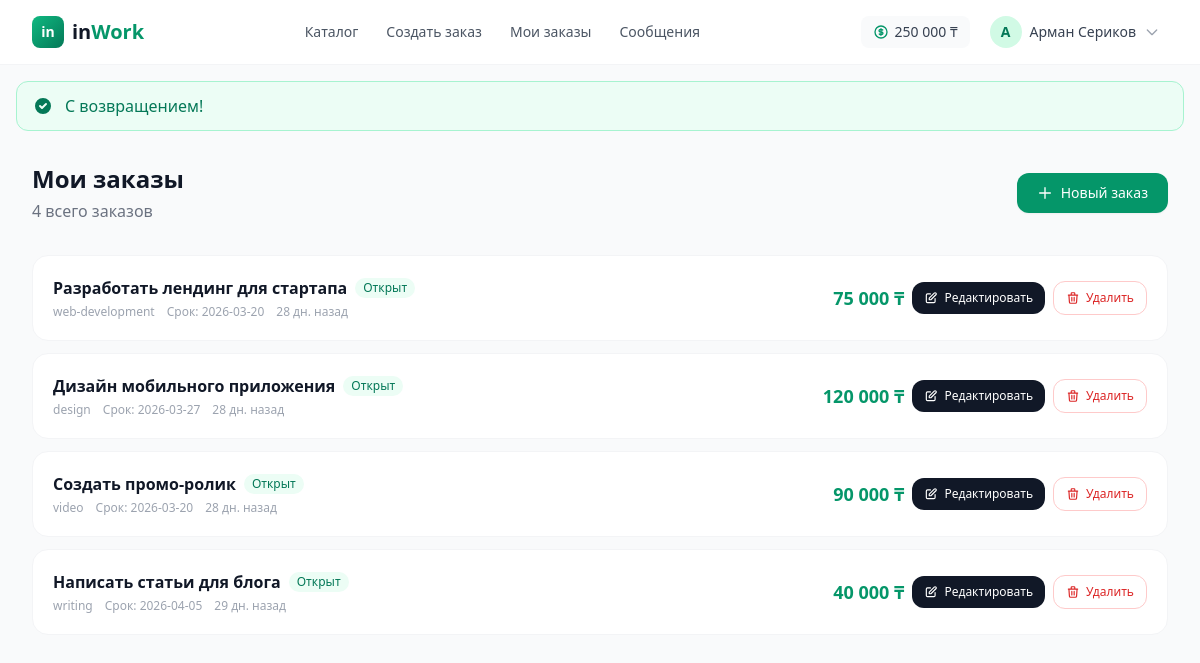
The page /in-work/public/my-orders (signed in) on the database its author committed.
### tables this page shows
CREATE TABLE orders (
    id INT UNSIGNED AUTO_INCREMENT PRIMARY KEY,
    client_id INT UNSIGNED NOT NULL,
    freelancer_id INT UNSIGNED DEFAULT NULL,
    title VARCHAR(255) NOT NULL,
    description TEXT NOT NULL,
    category VARCHAR(50) NOT NULL,
    budget DECIMAL(12,2) NOT NULL,
    final_price DECIMAL(12,2) DEFAULT NULL,
    deadline DATE NOT NULL,
    status ENUM('open', 'in_progress', 'completed', 'cancelled', 'dispute') NOT NULL DEFAULT 'open',
    delivered_at TIMESTAMP NULL DEFAULT NULL,
    delivery_message TEXT DEFAULT NULL,
    created_at TIMESTAMP NOT NULL DEFAULT CURRENT_TIMESTAMP,
    updated_at TIMESTAMP NOT NULL DEFAULT CURRENT_TIMESTAMP ON UPDATE CURRENT_TIMESTAMP,
    FOREIGN KEY (client_id) REFERENCES users(id) ON DELETE CASCADE,
    FOREIGN KEY (freelancer_id) REFERENCES users(id) ON DELETE SET NULL,
    INDEX idx_orders_status (status),
    INDEX idx_orders_category (category),
    INDEX idx_orders_client (client_id),
    INDEX idx_orders_freelancer (freelancer_id),
    INDEX idx_orders_created (created_at),
    INDEX idx_orders_budget (budget)
);

### app/controllers/OrderController.php (called while the page is built, shortened)
<?php
class OrderController extends Controller
{
    private Order $orderModel;
    public function __construct()
    {
        $this->orderModel = new Order();
    }
    public function myOrders(): void
    {
        $page = max(1, (int) ($this->input('page', 1)));
        $user = $this->currentUser();
        if ($user['role'] === 'client') {
            $orders = $this->orderModel->getClientOrders($user['id'], $page);
        } else {
            $orders = $this->orderModel->getFreelancerOrders($user['id'], $page);
        }
        $this->view('orders.my_orders', [
            'title'      => 'Мои заказы',
            'orders'     => $orders['items'],
            'pagination' => $orders,
        ]);
    }
}

### public/index.php (called while the page is built, shortened)
<?php
try {
    $appConfig = require ROOT_PATH . '/config/app.php';
    spl_autoload_register(function (string $class) {
        $map = [
            'Core\\'       => ROOT_PATH . '/core/',
            'App\\Controllers\\' => APP_PATH . '/controllers/',
            'App\\Models\\'      => APP_PATH . '/models/',
            'App\\Services\\'    => APP_PATH . '/services/',
            'App\\Middlewares\\'  => APP_PATH . '/middlewares/',
            'App\\Helpers\\'     => APP_PATH . '/helpers/',
        ];
        foreach ($map as $prefix => $baseDir) {
            if (strpos($class, $prefix) === 0) {
                $relativeClass = substr($class, strlen($prefix));
                $file = $baseDir . str_replace('\\', '/', $relativeClass) . '.php';
                if (file_exists($file)) {
                    return;
                }
            }
        }
    });
    require ROOT_PATH . '/app/helpers/functions.php';
    $router = new Core\Router();
    $method = $_SERVER['REQUEST_METHOD'];
    $requestUri = $_SERVER['REQUEST_URI'] ?? '/';
    $path = parse_url($requestUri, PHP_URL_PATH);
    $path = '/' . trim($path, "/ \t\n\r");
    $basePath = $appConfig['base_path'] ?? '/in-work/public';
    $basePath = rtrim($basePath, '/');
    if ($basePath !== '' && (strpos($path, $basePath) === 0)) {
        $suffix = substr($path, strlen($basePath));
        $path = ($suffix === '' || $suffix === '/') ? '/' : ($suffix ?: '/');
    }
    if ($path !== '/') {
        $path = rtrim($path, '/') ?: '/';
    }
    $router->resolve($method, $path);
} catch (Throwable $e) {
    http_response_code(500);
    echo '<h1>Ошибка приложения</h1>';
    echo '<p><strong>' . htmlspecialchars($e->getMessage()) . '</strong></p>';
    echo '<p>Файл: ' . htmlspecialchars($e->getFile()) . ':' . $e->getLine() . '</p>';
    echo '<pre>' . htmlspecialchars($e->getTraceAsString()) . '</pre>';
}

### app/helpers/functions.php (called while the page is built, shortened)
<?php
function e(string $value): string
{
    return htmlspecialchars($value, ENT_QUOTES, 'UTF-8');
}
function url(string $path = ''): string
{
    return APP_URL . '/' . ltrim($path, '/');
}
function current_user(): ?array
{
    return $_SESSION['user'] ?? null;
}
function format_money(float $amount): string
{
    return number_format($amount, 0, '.', ' ') . ' ₸';
}
function time_ago(string $datetime): string
{
    $now = new DateTime();
    $ago = new DateTime($datetime);
    $diff = $now->diff($ago);
    if ($diff->d > 0) return $diff->d . ' дн. назад';
    return 'только что';
}

### core/Database.php (called while the page is built, shortened)
<?php
class Database
{
    private static ?Database $instance = null;
    private PDO $pdo;
    private function __construct()
    {
        $config = require __DIR__ . '/../config/database.php';
        $dsn = sprintf(
            'mysql:host=%s;port=%s;dbname=%s;charset=%s',
            $config['host'],
            $config['port'],
            $config['database'],
            $config['charset']
        );
        try {
            $this->pdo = new PDO($dsn, $config['username'], $config['password'], [
                PDO::ATTR_ERRMODE            => PDO::ERRMODE_EXCEPTION,
                PDO::ATTR_DEFAULT_FETCH_MODE => PDO::FETCH_ASSOC,
                PDO::ATTR_EMULATE_PREPARES   => false,
            ]);
        } catch (PDOException $e) {
            throw new PDOException('Database connection failed: ' . $e->getMessage());
        }
    }
    public static function getInstance(): self
    {
        if (self::$instance === null) {
            self::$instance = new self();
        }
        return self::$instance;
    }
    public function query(string $sql, array $params = []): \PDOStatement
    {
        $stmt = $this->pdo->prepare($sql);
        $stmt->execute($params);
        return $stmt;
    }
    public function fetch(string $sql, array $params = []): ?array
    {
        $stmt = $this->query($sql, $params);
        $result = $stmt->fetch();
        return $result ?: null;
    }
    public function fetchAll(string $sql, array $params = []): array
    {
        $stmt = $this->query($sql, $params);
        return $stmt->fetchAll();
    }
}

### core/Model.php (called while the page is built, shortened)
<?php
abstract class Model
{
    protected Database $db;
    protected string $table;
    public function __construct()
    {
        $this->db = Database::getInstance();
    }
    public function count(string $where = '1=1', array $params = []): int
    {
        $result = $this->db->fetch(
            "SELECT COUNT(*) as cnt FROM {$this->table} WHERE {$where}",
            $params
        );
        return (int) ($result['cnt'] ?? 0);
    }
    public function paginate(int $page = 1, int $perPage = 20, string $where = '1=1', array $params = [], string $orderBy = 'id DESC'): array
    {
        $offset = ($page - 1) * $perPage;
        $total = $this->count($where, $params);
        $totalPages = (int) ceil($total / $perPage);
        $items = $this->db->fetchAll(
            "SELECT * FROM {$this->table} WHERE {$where} ORDER BY {$orderBy} LIMIT ? OFFSET ?",
            array_merge($params, [$perPage, $offset])
        );
        return [
            'items'       => $items,
            'total'       => $total,
            'page'        => $page,
            'per_page'    => $perPage,
            'total_pages' => $totalPages,
        ];
    }
}

### config/database.php (called while the page is built, shortened)
<?php
$config = [
    'host'     => 'localhost',
    'port'     => '3306',
    'database' => 'inwork',
    'username' => 'root',
    'password' => 'root',
    'charset'  => 'utf8mb4',
];
return $config;

### app/models/Order.php (called while the page is built, shortened)
<?php
class Order extends Model
{
    public function getClientOrders(int $clientId, int $page = 1, int $perPage = 20): array
    {
        return $this->paginate($page, $perPage, 'client_id = ?', [$clientId], 'created_at DESC');
    }
}

### views/orders/my_orders.php (the view, shortened to what this page needs)
<?php
$user = current_user();
$statusLabels = [
    'open'        => 'Открыт',
    'in_progress' => 'В работе',
    'completed'   => 'Завершён',
    'cancelled'   => 'Отменён',
];
?>
<div class="max-w-7xl mx-auto px-4 sm:px-6 lg:px-8 py-8">
    <div class="flex items-center justify-between mb-8">
        <div>
            <h1 class="text-2xl font-bold text-gray-900">Мои заказы</h1>
            <p class="text-gray-500 mt-1"><?= $pagination['total'] ?> всего заказов</p>
        </div>
        <?php if ($user['role'] === 'client'): ?>
            <a href="<?= url('orders/create') ?>" class="inline-flex items-center gap-2 px-5 py-2.5 bg-brand-600 text-white text-sm font-medium rounded-xl hover:bg-brand-700 transition shadow-sm">
                <svg class="w-4 h-4" fill="none" stroke="currentColor" viewBox="0 0 24 24"><path stroke-linecap="round" stroke-linejoin="round" stroke-width="2" d="M12 4v16m8-8H4"/></svg>
                Новый заказ
            </a>
        <?php endif; ?>
    </div>
    <?php if (empty($orders)): ?>
        <div class="bg-white rounded-2xl border border-gray-100 p-16 text-center">
            <svg class="w-16 h-16 text-gray-300 mx-auto mb-4" fill="none" stroke="currentColor" viewBox="0 0 24 24"><path stroke-linecap="round" stroke-linejoin="round" stroke-width="1.5" d="M9 5H7a2 2 0 00-2 2v12a2 2 0 002 2h10a2 2 0 002-2V7a2 2 0 00-2-2h-2M9 5a2 2 0 002 2h2a2 2 0 002-2M9 5a2 2 0 012-2h2a2 2 0 012 2"/></svg>
            <h3 class="text-lg font-semibold text-gray-900 mb-1">Пока нет заказов</h3>
            <p class="text-gray-500 mb-4"><?= $user['role'] === 'client' ? 'Опубликуйте первый проект, чтобы начать.' : 'Просматривайте заказы и начните откликаться.' ?></p>
            <a href="<?= $user['role'] === 'client' ? url('orders/create') : url('orders') ?>"
               class="inline-block px-6 py-2.5 bg-brand-600 text-white text-sm font-semibold rounded-xl hover:bg-brand-700 transition">
                <?= $user['role'] === 'client' ? 'Создать заказ' : 'Найти заказы' ?>
            </a>
        </div>
    <?php else: ?>
        <div class="space-y-3">
            <?php foreach ($orders as $order): ?>
                <div class="flex items-stretch gap-2 bg-white rounded-2xl border border-gray-100 p-5 hover:shadow-md hover:border-brand-200 transition-all">
                    <a href="<?= url("orders/{$order['id']}") ?>" class="flex-1 min-w-0 flex items-center gap-4">
                        <div class="flex-1 min-w-0">
                            <div class="flex items-center gap-2 mb-1">
                                <h3 class="text-base font-semibold text-gray-900 truncate"><?= e($order['title']) ?></h3>
                                <span class="flex-shrink-0 inline-flex items-center gap-1 px-2 py-0.5 text-xs font-medium rounded-full <?php
                                    echo match($order['status']) {
                                        'open'        => 'bg-emerald-50 text-emerald-700',
                                        'in_progress' => 'bg-blue-50 text-blue-700',
                                        'completed'   => 'bg-gray-100 text-gray-700',
                                        'cancelled'   => 'bg-red-50 text-red-700',
                                        default       => 'bg-gray-100 text-gray-700',
                                    };
                                ?>">
                                    <?= $statusLabels[$order['status']] ?? $order['status'] ?>
                                </span>
                            </div>
                            <div class="flex items-center gap-3 text-xs text-gray-400">
                                <span><?= e($order['category']) ?></span>
                                <span>Срок: <?= e($order['deadline']) ?></span>
                                <span><?= time_ago($order['created_at']) ?></span>
                            </div>
                        </div>
                        <div class="text-right flex-shrink-0">
                            <div class="text-lg font-bold text-brand-600"><?= format_money((float)($order['final_price'] ?? $order['budget'])) ?></div>
                        </div>
                    </a>
                    <?php if ($user['role'] === 'client' && $order['status'] === 'open'): ?>
                        <div class="flex flex-col sm:flex-row sm:items-center gap-2 flex-shrink-0 self-center">
                            <a href="<?= url("orders/{$order['id']}/edit") ?>" class="inline-flex items-center justify-center gap-1.5 px-3 py-2 text-xs font-medium text-white bg-gray-900 rounded-xl hover:bg-gray-800 transition whitespace-nowrap">
                                <svg class="w-3.5 h-3.5 shrink-0" fill="none" stroke="currentColor" viewBox="0 0 24 24"><path stroke-linecap="round" stroke-linejoin="round" stroke-width="2" d="M11 5H6a2 2 0 00-2 2v11a2 2 0 002 2h11a2 2 0 002-2v-5m-1.414-9.414a2 2 0 112.828 2.828L11.828 15H9v-2.828l8.586-8.586z"/></svg>
                                Редактировать
                            </a>
                            <form method="POST" action="<?= url("orders/{$order['id']}/delete") ?>"
                                  onsubmit="return confirm('Удалить этот заказ безвозвратно? Отклики также будут удалены.');">
                                <button type="submit" class="w-full sm:w-auto inline-flex items-center justify-center gap-1.5 px-3 py-2 text-xs font-medium text-red-600 border border-red-200 rounded-xl hover:bg-red-50 transition whitespace-nowrap">
                                    <svg class="w-3.5 h-3.5 shrink-0" fill="none" stroke="currentColor" viewBox="0 0 24 24"><path stroke-linecap="round" stroke-linejoin="round" stroke-width="2" d="M19 7l-.867 12.142A2 2 0 0116.138 21H7.862a2 2 0 01-1.995-1.858L5 7m5 4v6m4-6v6m1-10V4a1 1 0 00-1-1h-4a1 1 0 00-1 1v3M4 7h16"/></svg>
                                    Удалить
                                </button>
                            </form>
                        </div>
                    <?php endif; ?>
                </div>
            <?php endforeach; ?>
        </div>
    <?php endif; ?>
</div>

### core/Router.php (shortened to what this page needs)
<?php
class Router
{
    private array $routes = [];
    private array $middlewares = [];
    public function group(array $middleware, callable $callback): void
    {
        $previousMiddlewares = $this->middlewares;
        $this->middlewares = array_merge($this->middlewares, $middleware);
        $this->middlewares = $previousMiddlewares;
    }
    private function addRoute(string $method, string $path, array $action, array $middleware = []): self
    {
        $pattern = $this->convertToRegex($path);
        $this->routes[] = [
            'method'     => $method,
            'path'       => $path,
            'pattern'    => $pattern,
            'controller' => $action[0],
            'action'     => $action[1],
            'middleware'  => array_merge($this->middlewares, $middleware),
        ];
        return $this;
    }
    private function convertToRegex(string $path): string
    {
        $pattern = preg_replace('/\{([a-zA-Z_]+)\}/', '(?P<$1>[^/]+)', $path);
        return '#^' . $pattern . '$#';
    }
    public function resolve(string $method, string $uri): void
    {
        $uri = parse_url($uri, PHP_URL_PATH);
        $uri = rtrim($uri, '/') ?: '/';
        foreach ($this->routes as $route) {
            if ($route['method'] !== $method) {
                continue;
            }
            if (preg_match($route['pattern'], $uri, $matches)) {
                $params = array_filter($matches, 'is_string', ARRAY_FILTER_USE_KEY);
                $controller = new $route['controller']();
                $actionMethod = $route['action'];
                call_user_func_array([$controller, $actionMethod], array_values($params));
                return;
            }
        }
    }
}

### assets/css/app.css (style rules this page uses)
* { scroll-behavior: smooth; }

### rows shown on the page
orders: title "Разработать лендинг для стартапа", status "Открыт", category "web-development", deadline "2026-03-20", created_at "28 дн. назад", final_price+budget "75 000 ₸"
orders: title "Дизайн мобильного приложения", status "Открыт", category "design", deadline "2026-03-27", created_at "28 дн. назад", final_price+budget "120 000 ₸"
orders: title "Создать промо-ролик", status "Открыт", category "video", deadline "2026-03-20", created_at "28 дн. назад", final_price+budget "90 000 ₸"
orders: title "Написать статьи для блога", status "Открыт", category "writing", deadline "2026-04-05", created_at "29 дн. назад", final_price+budget "40 000 ₸"
